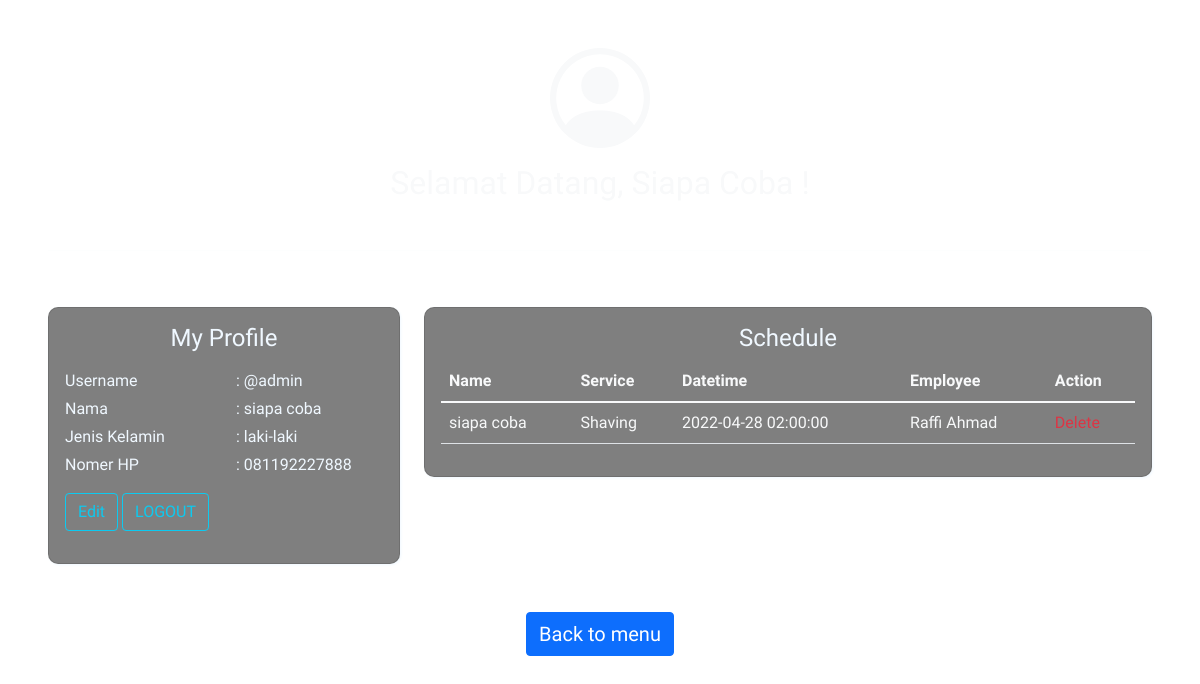
The app's page /profile.php (signed in) with its own data.
### tables this page shows
CREATE TABLE `users` (
  `userID` int(11) NOT NULL,
  `username` varchar(20) NOT NULL,
  `password` varchar(255) NOT NULL,
  `customerName` varchar(30) NOT NULL,
  `customerGender` enum('laki-laki','perempuan') NOT NULL,
  `phoneNumber` varchar(13) NOT NULL
);

CREATE TABLE `book` (
  `bookID` int(11) NOT NULL,
  `bookDate` date NOT NULL,
  `bookTime` time NOT NULL,
  `bookDatetime` timestamp NOT NULL DEFAULT current_timestamp() ON UPDATE current_timestamp(),
  `dataCreated` timestamp NOT NULL DEFAULT current_timestamp(),
  `userID` int(11) NOT NULL,
  `serviceID` int(11) NOT NULL,
  `employeeID` int(11) NOT NULL
);

CREATE TABLE `service` (
  `serviceID` int(11) NOT NULL,
  `serviceName` varchar(50) NOT NULL,
  `serviceLines` varchar(20) NOT NULL,
  `serviceImage` varchar(50) NOT NULL
);

CREATE TABLE `employee` (
  `employeeID` int(11) NOT NULL,
  `employeeName` varchar(30) NOT NULL,
  `employeeGender` enum('laki-laki','perempuan') NOT NULL,
  `phoneNumber` varchar(13) NOT NULL,
  `employeeDeskripsi` varchar(200) DEFAULT NULL,
  `employeePhoto` varchar(500) DEFAULT NULL
);

### profile.php (the view, shortened to what this page needs)
<?php
require 'function.php';
$userid = $_SESSION["userID"];
$userQuery = mysqli_query($connect, "SELECT * FROM users WHERE userID = '$userid'");
$userData = mysqli_fetch_assoc($userQuery);
?>
<!DOCTYPE html>
<html lang="en" class="profile">
<head>
    <link href="https://cdn.jsdelivr.net/npm/bootstrap@5.1.3/dist/css/bootstrap.min.css" rel="stylesheet"
>
    <link rel="stylesheet" href="style.css">
</head>
<body class="profile" style="background-image: url(https://img.freepik.com/free-photo/black-brick-wall-textured-background_53876-63572.jpg?t=st=1650356367~exp=1650356967~hmac=94d6216e0eec90a827e2c0d098b0cadb074de2cdd84b1ac746a3d356a409c526&w=900);
    background-size: 100%;">
    <div class="profile-container container-fluid p-5">
        <div class="header text-center text-light">
            <h2 class=" text-capitalize mt-3" style="font-family: 'Nerko One', cursive;">Selamat Datang,
                <?=$userData["customerName"] ?> !</h2><br>
            <hr><br>
        </div>
        <div class="row">
            <div class="col-lg-4">
                <div class="content-box my-profile-card card mt-3" style="box-shadow: 1px 1px 3px;">
                    <div class="card-body">
                        <h4 class="mb-3 text-center">My Profile</h4>
                        <div class="row mb-1">
                            <div class="col">Username</div>
                            <div class="col">: @<?=$userData["username"];?></div>
                        </div>
                        <div class="row mb-1">
                            <div class="col">Nama</div>
                            <div class="col">: <?=$userData["customerName"];?></div>
                        </div>
                        <div class="row mb-1">
                            <div class="col">Jenis Kelamin</div>
                            <div class="col">: <?=$userData["customerGender"];?></div>
                        </div>
                        <div class="row mb-3">
                            <div class="col">Nomer HP</div>
                            <div class="col">: <?=$userData["phoneNumber"];?></div>
                        </div>
                        <a href="profile.php?edit"><button type="button" class="btn btn-outline-info mb-3"
                                name="edit">Edit</button></a>
                        <a href="logout.php"><button type="button" class="btn btn-outline-info mb-3"
                                name="edit">LOGOUT</button></a>
                    </div>
                </div>
            </div>
            <div class="col-lg">
                <div class="content-box schedule-card card mt-3" style="box-shadow: 1px 1px 3px;">
                    <div class="card-body">
                        <h4 class="text-center">Schedule</h4>
                        <table class="table text-light">
                            <thead>
                                <tr>
                                    <th scope="col">Name</th>
                                    <th scope="col">Service</th>
                                    <th scope="col">Datetime</th>
                                    <th scope="col">Employee</th>
                                    <th scope="col">Action</th>
                                </tr>
                            </thead>
                            <tbody>
                                <?php
                                    $schQuery = mysqli_query($connect, "SELECT book.bookID, users.customerName, service.serviceLines, book.bookDatetime, employee.employeeName FROM book INNER JOIN users ON users.userID = book.userID INNER JOIN service ON service.serviceID = book.serviceID INNER JOIN employee ON book.employeeID = employee.employeeID WHERE book.bookDatetime > CURRENT_TIMESTAMP AND book.userID = $userid ORDER BY book.bookDatetime");
                                    while ($schData = mysqli_fetch_assoc($schQuery)) { ?>
                                <tr>
                                    <td><?= $schData["customerName"]; ?> </td>
                                    <td><?= $schData["serviceLines"]; ?> </td>
                                    <td><?= $schData["bookDatetime"]; ?> </td>
                                    <td><?= $schData["employeeName"]; ?> </td>
                                    <td><a href="profile.php?del=<?=$schData["bookID"];?>"
                                            class="link-danger text-decoration-none">Delete</a></td>
                                </tr>
                                <?php } ?>
                            </tbody>
                        </table>
                    </div>
                </div>
            </div>
        </div>
    </div>
    <div class="text-center">
        <a href="index.php"><button type="button" class="btn btn-primary">Back to menu</button></a>
    </div>
</body>
</html>

### style.css (style rules this page uses)
.my-profile-card, .schedule-card { box-shadow: 3px 3px 10px; }
.btn-primary { font-size: 20px; font-family: 'Concert One', cursive; }
.content-box { border-radius: 10px; background: linear-gradient(rgba(0,0,0,0.5), rgba(0,0,0,0.5)); backdrop-filter: blur(4px); box-shadow: 1px 1px 2px black, 0 0 10px blue, 0 0 5px darkblue; }
.teks-biodata, .content-box { font-family: 'Coming Soon', cursive; color: aliceblue; text-align: justify; }

### records on screen
users: username "admin", customerName "siapa coba", customerGender "laki-laki", phoneNumber "081192227888"
book: userID.customerName "siapa coba", serviceID.serviceLines "Shaving", bookDatetime "2022-04-28 02:00:00", employeeID.employeeName "Raffi Ahmad"
